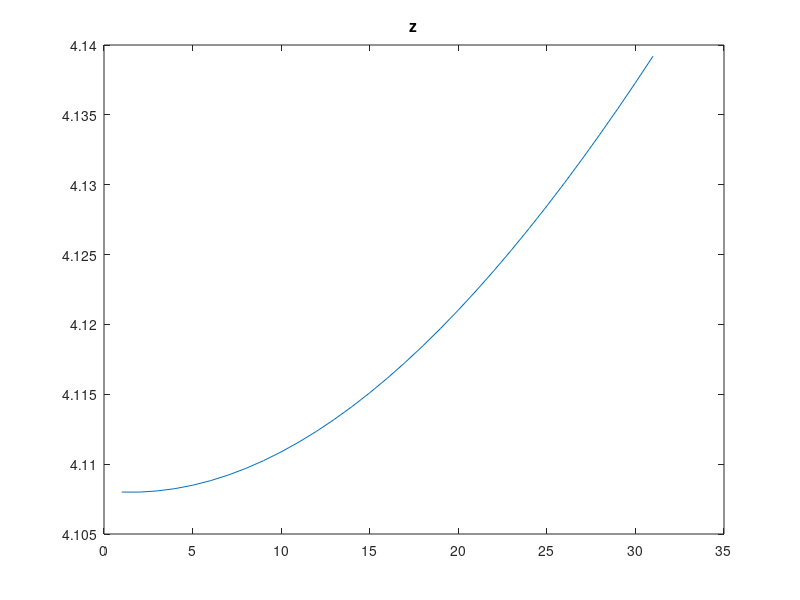
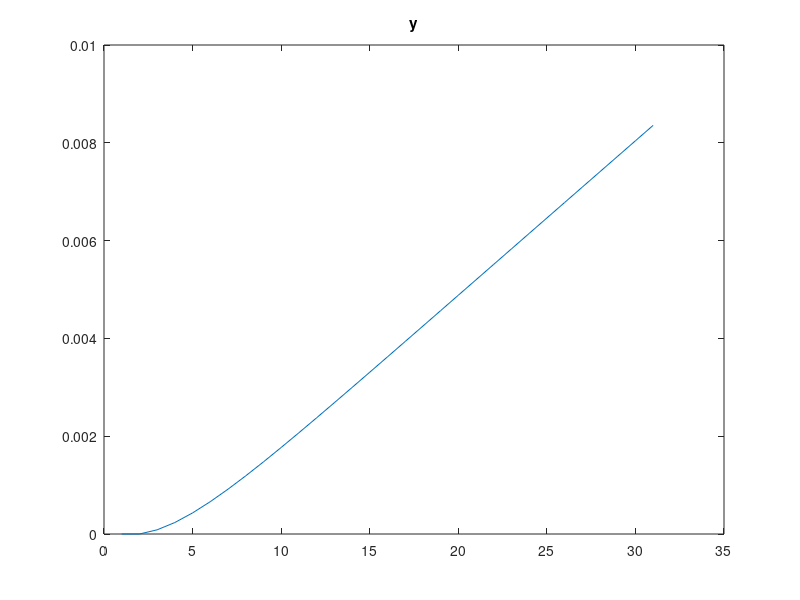
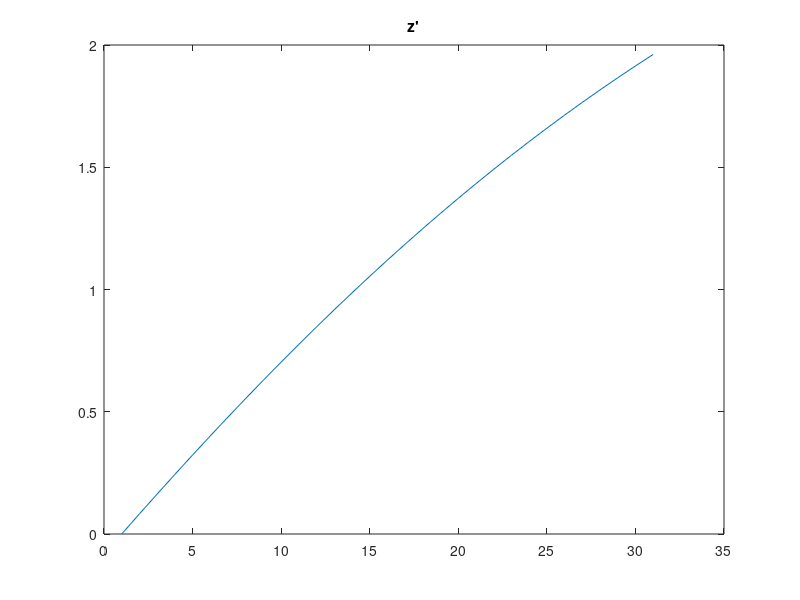
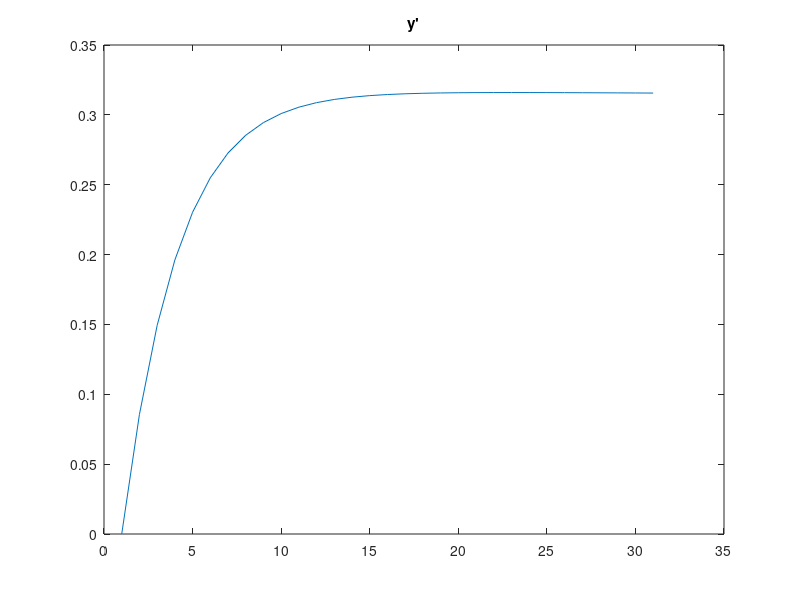

Write the MATLAB code that produced these figures, in order.
close all;
clc;
clear all;

M=1;
Iz=0.08;
g=9.81;

z(1)=4108/1000;
z1(1)=0;
y(1)=0;
y1(1)=0;

Cz=3+(4108/5000);
Cy=5;

h=0.001;
t=[0:0.001:30];
 
Kpy=5; 
Kdy=20; 
Kpz=5; 
Kdz=15-(4108/1000);
ydes=4108/3000; 
zdes=4108/200;
for n = 2:31
  fz(n-1)=(M*g)+Kpz*(zdes-z(n-1))- Kdz*(z1(n-1));
  tz(n-1)= Kpy*(ydes-y(n-1))- Kdy*(y1(n-1));
  
  z(n)=z(n-1)+h*z1(n-1);
  z1(n)=z1(n-1)+h*(fz(n-1)-g*M-Cz*abs(z1(n-1))*z1(n-1))/M;
  
  y(n)=y(n-1)+h*y1(n-1);
  y1(n)=y1(n-1)+h*(tz(n-1)-Cy*abs(y1(n-1))*y1(n-1))/Iz;
endfor
figure;
plot(z);
title("z");

figure;
plot(y);
title("y");

figure;
plot(z1);
title("z'");

figure;
plot(y1);
title("y'");